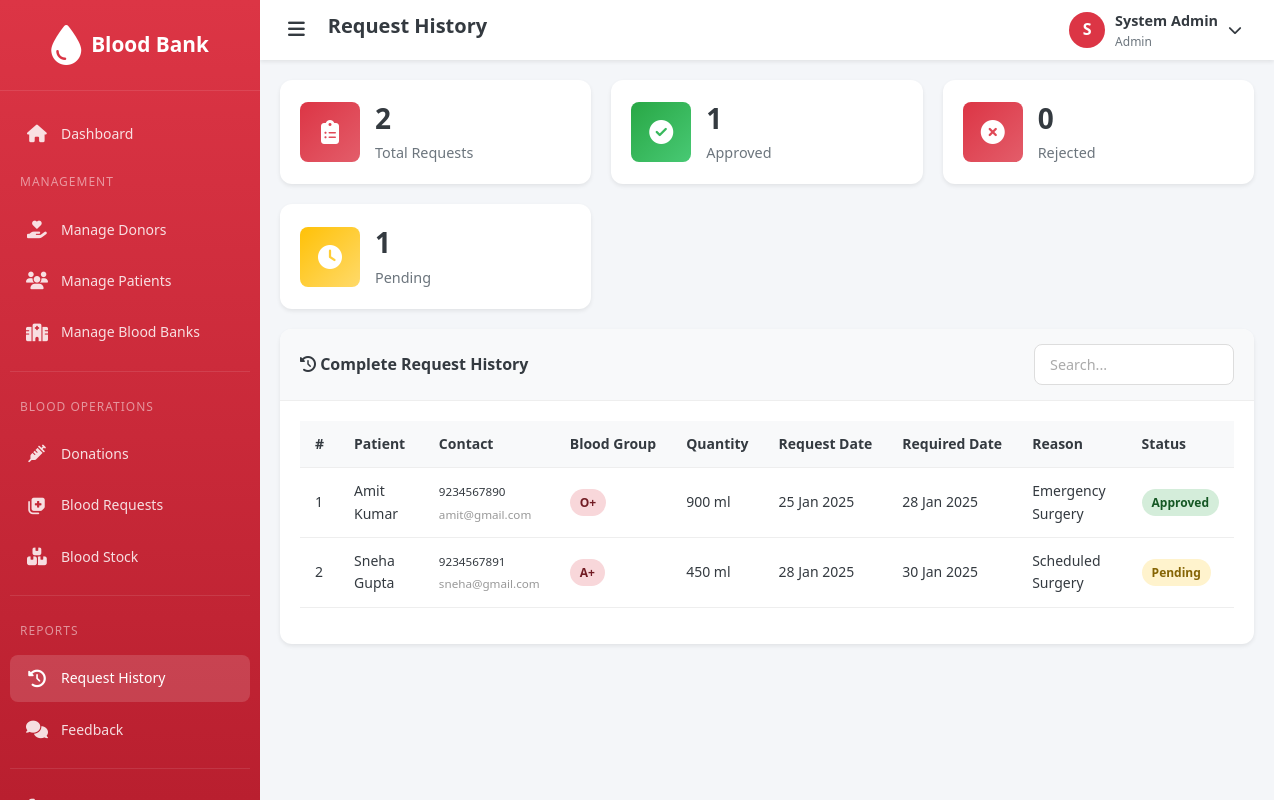
The app's page /admin/request_history.php (signed in) with its own data.
### tables this page shows
CREATE TABLE blood_request (
    id INT PRIMARY KEY AUTO_INCREMENT,
    patient_id INT NOT NULL,
    blood_bank_id INT,
    blood_group_id INT NOT NULL,
    quantity_ml INT NOT NULL,
    request_date DATE NOT NULL,
    required_date DATE,
    reason TEXT,
    urgency ENUM('normal', 'urgent', 'emergency') DEFAULT 'normal',
    status ENUM('pending', 'approved', 'rejected') DEFAULT 'pending',
    remarks TEXT,
    created_at TIMESTAMP DEFAULT CURRENT_TIMESTAMP,
    FOREIGN KEY (patient_id) REFERENCES patient(id) ON DELETE CASCADE,
    FOREIGN KEY (blood_bank_id) REFERENCES blood_bank(id) ON DELETE SET NULL,
    FOREIGN KEY (blood_group_id) REFERENCES blood_group(id) ON DELETE CASCADE
);

CREATE TABLE users (
    id INT PRIMARY KEY AUTO_INCREMENT,
    name VARCHAR(100) NOT NULL,
    email VARCHAR(100) UNIQUE NOT NULL,
    password VARCHAR(255) NOT NULL,
    phone VARCHAR(15),
    role ENUM('admin', 'bloodbank', 'donor', 'patient') NOT NULL,
    status ENUM('active', 'inactive', 'pending') DEFAULT 'active',
    created_at TIMESTAMP DEFAULT CURRENT_TIMESTAMP
);

CREATE TABLE blood_group (
    id INT PRIMARY KEY AUTO_INCREMENT,
    group_name VARCHAR(10) NOT NULL UNIQUE
);

### config/functions.php (called while the page is built, shortened)
<?php
function formatDate($date) {
    return date('d M Y', strtotime($date));
}
function getStatusBadge($status) {
    switch (strtolower($status)) {
        case 'approved':
        case 'active':
            return 'badge-success';
        case 'pending':
            return 'badge-warning';
    }
}
?>

### admin/request_history.php (the view, shortened to what this page needs)
<?php
require_once '../includes/header.php';
$requestsQuery = "SELECT br.*, p.user_id, u.name as patient_name, u.phone, u.email,
                         bg.group_name, bb.name as blood_bank_name
                  FROM blood_request br
                  JOIN patient p ON br.patient_id = p.id
                  JOIN users u ON p.user_id = u.id
                  JOIN blood_group bg ON br.blood_group_id = bg.id
                  LEFT JOIN blood_bank bb ON br.blood_bank_id = bb.id
                  ORDER BY br.created_at DESC";
$requests = mysqli_fetch_all(mysqli_query($conn, $requestsQuery), MYSQLI_ASSOC);
$totalRequests = count($requests);
$approvedCount = 0;
$rejectedCount = 0;
$pendingCount = 0;
foreach ($requests as $r) {
    if ($r['status'] === 'approved') $approvedCount++;
    else if ($r['status'] === 'rejected') $rejectedCount++;
    else $pendingCount++;
}
require_once '../includes/admin_sidebar.php';
?>
<div class="stats-grid">
    <div class="stat-card">
        <div class="stat-icon bg-primary">
            <i class="fas fa-clipboard-list"></i>
        </div>
        <div class="stat-details">
            <h4><?php echo $totalRequests; ?></h4>
            <p>Total Requests</p>
        </div>
    </div>
    <div class="stat-card">
        <div class="stat-icon bg-success">
            <i class="fas fa-check-circle"></i>
        </div>
        <div class="stat-details">
            <h4><?php echo $approvedCount; ?></h4>
            <p>Approved</p>
        </div>
    </div>
    <div class="stat-card">
        <div class="stat-icon bg-danger">
            <i class="fas fa-times-circle"></i>
        </div>
        <div class="stat-details">
            <h4><?php echo $rejectedCount; ?></h4>
            <p>Rejected</p>
        </div>
    </div>
    <div class="stat-card">
        <div class="stat-icon bg-warning">
            <i class="fas fa-clock"></i>
        </div>
        <div class="stat-details">
            <h4><?php echo $pendingCount; ?></h4>
            <p>Pending</p>
        </div>
    </div>
</div>
<div class="card">
    <div class="card-header">
        <h3><i class="fas fa-history"></i> Complete Request History</h3>
        <div>
            <input type="text" id="searchInput" class="form-control" placeholder="Search..." style="width: 200px; display: inline-block;">
        </div>
    </div>
    <div class="card-body">
        <?php if (count($requests) > 0): ?>
            <div class="table-responsive">
                <table class="table" id="historyTable">
                    <thead>
                        <tr>
                            <th>#</th>
                            <th>Patient</th>
                            <th>Contact</th>
                            <th>Blood Group</th>
                            <th>Quantity</th>
                            <th>Request Date</th>
                            <th>Required Date</th>
                            <th>Reason</th>
                            <th>Status</th>
                        </tr>
                    </thead>
                    <tbody>
                        <?php foreach ($requests as $index => $request): ?>
                            <tr>
                                <td><?php echo $index + 1; ?></td>
                                <td><?php echo htmlspecialchars($request['patient_name']); ?></td>
                                <td>
                                    <small><?php echo htmlspecialchars($request['phone']); ?></small><br>
                                    <small class="text-muted"><?php echo htmlspecialchars($request['email']); ?></small>
                                </td>
                                <td><span class="badge badge-danger"><?php echo $request['group_name']; ?></span></td>
                                <td><?php echo $request['quantity_ml']; ?> ml</td>
                                <td><?php echo formatDate($request['request_date']); ?></td>
                                <td><?php echo $request['required_date'] ? formatDate($request['required_date']) : 'N/A'; ?></td>
                                <td><?php echo htmlspecialchars($request['reason'] ?? 'N/A'); ?></td>
                                <td><span class="badge <?php echo getStatusBadge($request['status']); ?>"><?php echo ucfirst($request['status']); ?></span></td>
                            </tr>
                        <?php endforeach; ?>
                    </tbody>
                </table>
            </div>
        <?php endif; ?>
    </div>
</div>
    </div>
</main>
<?php require_once '../includes/footer.php'; ?>

### assets/css/style.css (style rules this page uses)
:root { --primary-color: #dc3545; --primary-dark: #c82333; --primary-light: #f8d7da; --secondary-color: #6c757d; --success-color: #28a745; --warning-color: #ffc107; --danger-color: #dc3545; --info-color: #17a2b8; --light-color: #f8f9fa; --dark-color: #343a40; --white: #ffffff; --black: #000000; --sidebar-width: 260px; --header-height: 60px; --shadow-sm: 0 2px 4px rgba(0, 0, 0, 0.08); --shadow-md: 0 4px 12px rgba(0, 0, 0, 0.12); --shadow-lg: 0 8px 24px rgba(0, 0, 0, 0.16); --border-radius: 8px; --border-radius-lg: 12px; --transition: all 0.3s ease; --font-family: "Segoe UI", Tahoma, Geneva, Verdana, sans-serif; }
* { margin: 0; padding: 0; box-sizing: border-box; }
html { scroll-behavior: smooth; }
body { font-family: var(--font-family); font-size: 14px; line-height: 1.6; color: var(--dark-color); background-color: #f4f6f9; min-height: 100vh; }
h1, h2, h3, h4, h5, h6 { font-weight: 600; line-height: 1.3; margin-bottom: 0.5rem; }
h3 { font-size: 1.5rem; }
h4 { font-size: 1.25rem; }
p { margin-bottom: 1rem; }
.card { background: var(--white); border-radius: var(--border-radius-lg); box-shadow: var(--shadow-sm); margin-bottom: 20px; overflow: hidden; }
.card-header { padding: 15px 20px; border-bottom: 1px solid #eee; display: flex; align-items: center; justify-content: space-between; background: var(--light-color); }
.card-header h3 { font-size: 1rem; margin: 0; }
.card-body { padding: 20px; }
.stats-grid { display: grid; grid-template-columns: repeat(auto-fit, minmax(240px, 1fr)); gap: 20px; margin-bottom: 20px; }
.stat-card { background: var(--white); border-radius: var(--border-radius-lg); padding: 20px; display: flex; align-items: center; gap: 15px; box-shadow: var(--shadow-sm); transition: var(--transition); }
.stat-icon { width: 60px; height: 60px; border-radius: var(--border-radius); display: flex; align-items: center; justify-content: center; font-size: 1.5rem; color: var(--white); }
.stat-icon.bg-primary { background: linear-gradient(135deg, var(--primary-color), #e35d6a); }
.stat-icon.bg-success { background: linear-gradient(135deg, var(--success-color), #48c974); }
.stat-icon.bg-warning { background: linear-gradient(135deg, var(--warning-color), #ffda6a); }
.stat-icon.bg-danger { background: linear-gradient(135deg, var(--danger-color), #e35d6a); }
.stat-details h4 { font-size: 1.75rem; font-weight: 700; margin-bottom: 5px; }
.stat-details p { color: var(--secondary-color); margin: 0; font-size: 0.9rem; }
.table-responsive { overflow-x: auto; }
.table { width: 100%; border-collapse: collapse; margin-bottom: 1rem; }
.table th, .table td { padding: 12px 15px; text-align: left; border-bottom: 1px solid #eee; }
.table th { background: var(--light-color); font-weight: 600; color: var(--dark-color); white-space: nowrap; }
.form-control { width: 100%; padding: 10px 15px; font-size: 0.9rem; border: 1px solid #ddd; border-radius: var(--border-radius); transition: var(--transition); font-family: inherit; }
.form-control::placeholder { color: #aaa; }
.badge { display: inline-flex; align-items: center; padding: 4px 10px; font-size: 0.75rem; font-weight: 600; border-radius: 20px; text-transform: capitalize; }
.badge-success { background: #d4edda; color: #155724; }
.badge-warning { background: #fff3cd; color: #856404; }
.badge-danger { background: #f8d7da; color: #721c24; }
.text-muted { color: #999; }
.bg-primary { background-color: var(--primary-color); }
.bg-success { background-color: var(--success-color); }
.bg-warning { background-color: var(--warning-color); }
.bg-danger { background-color: var(--danger-color); }

### records on screen
blood_request: users.name "Amit Kumar", users.phone "9234567890", users.email "amit@gmail.com", blood_group.group_name "O+", quantity_ml "900", request_date "25 Jan 2025", required_date "28 Jan 2025", reason "Emergency Surgery", status "Approved"
blood_request: users.name "Sneha Gupta", users.phone "9234567891", users.email "sneha@gmail.com", blood_group.group_name "A+", quantity_ml "450", request_date "28 Jan 2025", required_date "30 Jan 2025", reason "Scheduled Surgery", status "Pending"

### other values on screen
$pageTitle "Request History"
$userInitial "S"
getUserName() "System Admin"
getUserRole() "Admin"
$totalRequests "2"
$approvedCount "1"
$rejectedCount "0"
$pendingCount "1"
